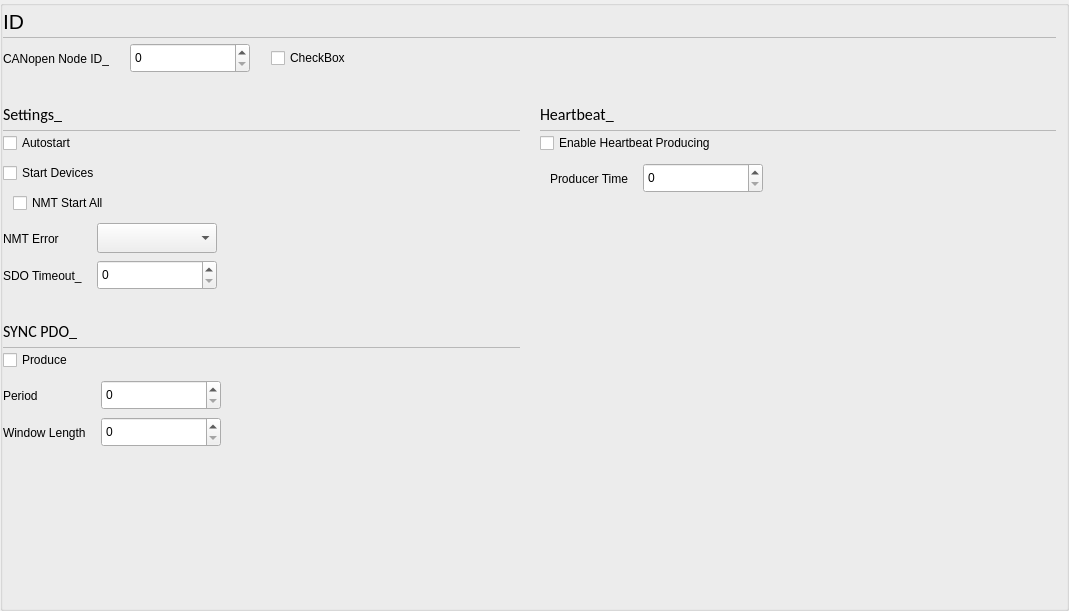
<?xml version="1.0" encoding="UTF-8"?>
<ui version="4.0">
 <class>C_SdNdeCoManagerIntfWidget</class>
 <widget class="QWidget" name="C_SdNdeCoManagerIntfWidget">
  <property name="geometry">
   <rect>
    <x>0</x>
    <y>0</y>
    <width>1069</width>
    <height>611</height>
   </rect>
  </property>
  <property name="windowTitle">
   <string>C_SdNdeCoManagerIntfWidget</string>
  </property>
  <layout class="QVBoxLayout" name="verticalLayout_4">
   <property name="leftMargin">
    <number>0</number>
   </property>
   <property name="topMargin">
    <number>0</number>
   </property>
   <property name="rightMargin">
    <number>0</number>
   </property>
   <property name="bottomMargin">
    <number>0</number>
   </property>
   <item>
    <widget class="stw::opensyde_gui_elements::C_OgeGbxTransparent" name="pc_GroupBox_2">
     <property name="minimumSize">
      <size>
       <width>0</width>
       <height>406</height>
      </size>
     </property>
     <layout class="QVBoxLayout" name="verticalLayout_2" stretch="0,0,0,0">
      <property name="spacing">
       <number>0</number>
      </property>
      <property name="leftMargin">
       <number>0</number>
      </property>
      <property name="topMargin">
       <number>0</number>
      </property>
      <property name="rightMargin">
       <number>10</number>
      </property>
      <property name="bottomMargin">
       <number>0</number>
      </property>
      <item>
       <layout class="QHBoxLayout" name="horizontalLayout_3" stretch="0,1">
        <property name="spacing">
         <number>6</number>
        </property>
        <item>
         <widget class="stw::opensyde_gui_elements::C_OgeLabContextMenuBase" name="pc_LabelCanOpenIdCaption">
          <property name="styleRole" stdset="0">
           <string>heading-group-bold</string>
          </property>
          <property name="minimumSize">
           <size>
            <width>0</width>
            <height>30</height>
           </size>
          </property>
          <property name="maximumSize">
           <size>
            <width>16777215</width>
            <height>30</height>
           </size>
          </property>
          <property name="font">
           <font>
            <family>Segoe UI</family>
            <pointsize>16</pointsize>
           </font>
          </property>
          <property name="text">
           <string>ID</string>
          </property>
         </widget>
        </item>
        <item>
         <spacer name="horizontalSpacer_6">
          <property name="orientation">
           <enum>Qt::Horizontal</enum>
          </property>
          <property name="sizeHint" stdset="0">
           <size>
            <width>40</width>
            <height>10</height>
           </size>
          </property>
         </spacer>
        </item>
       </layout>
      </item>
      <item>
       <layout class="QHBoxLayout" name="horizontalLayout_16">
        <property name="spacing">
         <number>0</number>
        </property>
        <property name="leftMargin">
         <number>0</number>
        </property>
        <property name="topMargin">
         <number>1</number>
        </property>
        <property name="rightMargin">
         <number>0</number>
        </property>
        <item>
         <widget class="stw::opensyde_gui_elements::C_OgeFraSeparator" name="pc_FramSperator1">
          <property name="minimumSize">
           <size>
            <width>0</width>
            <height>1</height>
           </size>
          </property>
          <property name="maximumSize">
           <size>
            <width>16777215</width>
            <height>1</height>
           </size>
          </property>
          <property name="frameShape">
           <enum>QFrame::StyledPanel</enum>
          </property>
          <property name="frameShadow">
           <enum>QFrame::Raised</enum>
          </property>
         </widget>
        </item>
       </layout>
      </item>
      <item>
       <layout class="QHBoxLayout" name="horizontalLayout_9" stretch="0,0,0,0,0,1">
        <property name="spacing">
         <number>6</number>
        </property>
        <property name="topMargin">
         <number>5</number>
        </property>
        <item>
         <widget class="stw::opensyde_gui_elements::C_OgeLabToolTipBase" name="pc_LabelCanOpenId">
          <property name="styleRole" stdset="0">
           <string>group-item</string>
          </property>
          <property name="minimumSize">
           <size>
            <width>0</width>
            <height>31</height>
           </size>
          </property>
          <property name="maximumSize">
           <size>
            <width>16777215</width>
            <height>31</height>
           </size>
          </property>
          <property name="text">
           <string>CANopen Node ID_</string>
          </property>
         </widget>
        </item>
        <item>
         <spacer name="horizontalSpacer_28">
          <property name="orientation">
           <enum>Qt::Horizontal</enum>
          </property>
          <property name="sizeType">
           <enum>QSizePolicy::Fixed</enum>
          </property>
          <property name="sizeHint" stdset="0">
           <size>
            <width>15</width>
            <height>1</height>
           </size>
          </property>
         </spacer>
        </item>
        <item>
         <widget class="stw::opensyde_gui_elements::C_OgeSpxToolTipBase" name="pc_SpinBoxCanOpenId">
          <property name="minimumSize">
           <size>
            <width>120</width>
            <height>30</height>
           </size>
          </property>
          <property name="maximumSize">
           <size>
            <width>120</width>
            <height>30</height>
           </size>
          </property>
          <property name="styleRole" stdset="0">
           <string>spinbox-number</string>
          </property>
         </widget>
        </item>
        <item>
         <spacer name="horizontalSpacer_30">
          <property name="orientation">
           <enum>Qt::Horizontal</enum>
          </property>
          <property name="sizeType">
           <enum>QSizePolicy::Fixed</enum>
          </property>
          <property name="sizeHint" stdset="0">
           <size>
            <width>15</width>
            <height>1</height>
           </size>
          </property>
         </spacer>
        </item>
        <item>
         <widget class="stw::opensyde_gui_elements::C_OgeChxPropertiesSmall" name="pc_CheckBoxSameAsOpensyde">
          <property name="text">
           <string>CheckBox</string>
          </property>
         </widget>
        </item>
        <item>
         <spacer name="horizontalSpacer_9">
          <property name="orientation">
           <enum>Qt::Horizontal</enum>
          </property>
          <property name="sizeHint" stdset="0">
           <size>
            <width>40</width>
            <height>1</height>
           </size>
          </property>
         </spacer>
        </item>
       </layout>
      </item>
      <item>
       <layout class="QHBoxLayout" name="horizontalLayout" stretch="0,0,0">
        <property name="spacing">
         <number>0</number>
        </property>
        <property name="topMargin">
         <number>5</number>
        </property>
        <item>
         <widget class="QWidget" name="pc_LeftWidget" native="true">
          <layout class="QVBoxLayout" name="verticalLayout_3" stretch="0,0,1">
           <property name="spacing">
            <number>5</number>
           </property>
           <property name="leftMargin">
            <number>0</number>
           </property>
           <property name="topMargin">
            <number>0</number>
           </property>
           <property name="rightMargin">
            <number>0</number>
           </property>
           <property name="bottomMargin">
            <number>0</number>
           </property>
           <item>
            <layout class="QVBoxLayout" name="verticalLayoutSettings" stretch="0,0,0">
             <property name="spacing">
              <number>0</number>
             </property>
             <item>
              <layout class="QHBoxLayout" name="horizontalLayout_13" stretch="0,1">
               <property name="spacing">
                <number>6</number>
               </property>
               <property name="topMargin">
                <number>20</number>
               </property>
               <item>
                <widget class="stw::opensyde_gui_elements::C_OgeLabContextMenuBase" name="pc_LabelSettingsCaption">
                 <property name="styleRole" stdset="0">
                  <string>heading-group-bold</string>
                 </property>
                 <property name="minimumSize">
                  <size>
                   <width>0</width>
                   <height>30</height>
                  </size>
                 </property>
                 <property name="maximumSize">
                  <size>
                   <width>16777215</width>
                   <height>30</height>
                  </size>
                 </property>
                 <property name="font">
                  <font>
                   <family>Calibri</family>
                   <pointsize>12</pointsize>
                  </font>
                 </property>
                 <property name="text">
                  <string>Settings_</string>
                 </property>
                </widget>
               </item>
               <item>
                <spacer name="horizontalSpacer_21">
                 <property name="orientation">
                  <enum>Qt::Horizontal</enum>
                 </property>
                 <property name="sizeHint" stdset="0">
                  <size>
                   <width>40</width>
                   <height>1</height>
                  </size>
                 </property>
                </spacer>
               </item>
              </layout>
             </item>
             <item>
              <layout class="QHBoxLayout" name="horizontalLayout_21" stretch="1">
               <property name="spacing">
                <number>0</number>
               </property>
               <property name="leftMargin">
                <number>0</number>
               </property>
               <property name="topMargin">
                <number>1</number>
               </property>
               <item>
                <widget class="stw::opensyde_gui_elements::C_OgeFraSeparator" name="pc_FramSperator1_3">
                 <property name="minimumSize">
                  <size>
                   <width>0</width>
                   <height>1</height>
                  </size>
                 </property>
                 <property name="maximumSize">
                  <size>
                   <width>16777215</width>
                   <height>1</height>
                  </size>
                 </property>
                 <property name="frameShape">
                  <enum>QFrame::StyledPanel</enum>
                 </property>
                 <property name="frameShadow">
                  <enum>QFrame::Raised</enum>
                 </property>
                </widget>
               </item>
              </layout>
             </item>
             <item>
              <layout class="QGridLayout" name="gridLayout">
               <property name="topMargin">
                <number>2</number>
               </property>
               <property name="horizontalSpacing">
                <number>25</number>
               </property>
               <property name="verticalSpacing">
                <number>10</number>
               </property>
               <item row="0" column="0">
                <widget class="stw::opensyde_gui_elements::C_OgeChxPropertiesSmall" name="pc_CheckBoxAutostart">
                 <property name="text">
                  <string>Autostart</string>
                 </property>
                </widget>
               </item>
               <item row="1" column="0">
                <widget class="stw::opensyde_gui_elements::C_OgeChxPropertiesSmall" name="pc_CheckBoxStartDevices">
                 <property name="text">
                  <string>Start Devices</string>
                 </property>
                </widget>
               </item>
               <item row="3" column="0">
                <layout class="QGridLayout" name="gridLayout_3" columnstretch="0,0,1">
                 <property name="verticalSpacing">
                  <number>6</number>
                 </property>
                 <item row="0" column="2">
                  <spacer name="horizontalSpacer_37">
                   <property name="orientation">
                    <enum>Qt::Horizontal</enum>
                   </property>
                   <property name="sizeType">
                    <enum>QSizePolicy::Expanding</enum>
                   </property>
                   <property name="sizeHint" stdset="0">
                    <size>
                     <width>40</width>
                     <height>1</height>
                    </size>
                   </property>
                  </spacer>
                 </item>
                 <item row="1" column="2">
                  <spacer name="horizontalSpacer_38">
                   <property name="orientation">
                    <enum>Qt::Horizontal</enum>
                   </property>
                   <property name="sizeType">
                    <enum>QSizePolicy::Expanding</enum>
                   </property>
                   <property name="sizeHint" stdset="0">
                    <size>
                     <width>40</width>
                     <height>1</height>
                    </size>
                   </property>
                  </spacer>
                 </item>
                 <item row="1" column="1">
                   <widget class="stw::opensyde_gui_elements::C_OgeSpxToolTipBase" name="pc_SpinBoxSDOTimeout">
                    <property name="minimumSize">
                     <size>
                      <width>120</width>
                      <height>30</height>
                     </size>
                    </property>
                    <property name="maximumSize">
                     <size>
                      <width>120</width>
                      <height>30</height>
                     </size>
                    </property>
                    <property name="styleRole" stdset="0">
                     <string>spinbox-number</string>
                    </property>
                   </widget>
                 </item>
                 <item row="1" column="0">
                  <layout class="QHBoxLayout" name="horizontalLayout_4">
                   <item>
                    <widget class="stw::opensyde_gui_elements::C_OgeLabToolTipBase" name="pc_LabelSDOTimeout">
                     <property name="styleRole" stdset="0">
                      <string>group-item</string>
                     </property>
                     <property name="minimumSize">
                      <size>
                       <width>0</width>
                       <height>31</height>
                      </size>
                     </property>
                     <property name="maximumSize">
                      <size>
                       <width>16777215</width>
                       <height>31</height>
                      </size>
                     </property>
                     <property name="text">
                      <string>SDO Timeout_</string>
                     </property>
                    </widget>
                   </item>
                   <item>
                    <spacer name="horizontalSpacer_36">
                     <property name="orientation">
                      <enum>Qt::Horizontal</enum>
                     </property>
                     <property name="sizeType">
                      <enum>QSizePolicy::Fixed</enum>
                     </property>
                     <property name="sizeHint" stdset="0">
                      <size>
                       <width>15</width>
                       <height>1</height>
                      </size>
                     </property>
                    </spacer>
                   </item>
                  </layout>
                 </item>
                 <item row="0" column="0">
                  <layout class="QHBoxLayout" name="horizontalLayout_6">
                   <item>
                    <widget class="stw::opensyde_gui_elements::C_OgeLabToolTipBase" name="pc_LabelNMTErrorBehaviour">
                     <property name="styleRole" stdset="0">
                      <string>group-item</string>
                     </property>
                     <property name="minimumSize">
                      <size>
                       <width>0</width>
                       <height>31</height>
                      </size>
                     </property>
                     <property name="maximumSize">
                      <size>
                       <width>16777215</width>
                       <height>31</height>
                      </size>
                     </property>
                     <property name="text">
                      <string>NMT Error</string>
                     </property>
                    </widget>
                   </item>
                   <item>
                    <spacer name="horizontalSpacer_35">
                     <property name="orientation">
                      <enum>Qt::Horizontal</enum>
                     </property>
                     <property name="sizeType">
                      <enum>QSizePolicy::Fixed</enum>
                     </property>
                     <property name="sizeHint" stdset="0">
                      <size>
                       <width>15</width>
                       <height>1</height>
                      </size>
                     </property>
                    </spacer>
                   </item>
                  </layout>
                 </item>
                 <item row="0" column="1">
                  <widget class="stw::opensyde_gui_elements::C_OgeCbxText" name="pc_ComboBoxNMTErrorBehaviour">
                   <property name="minimumSize">
                    <size>
                     <width>120</width>
                     <height>30</height>
                    </size>
                   </property>
                   <property name="maximumSize">
                    <size>
                     <width>16777215</width>
                     <height>30</height>
                    </size>
                   </property>
                  </widget>
                 </item>
                </layout>
               </item>
               <item row="2" column="0">
                <layout class="QHBoxLayout" name="horizontalLayout_2">
                 <property name="spacing">
                  <number>6</number>
                 </property>
                 <item>
                  <spacer name="horizontalSpacer_13">
                   <property name="orientation">
                    <enum>Qt::Horizontal</enum>
                   </property>
                   <property name="sizeType">
                    <enum>QSizePolicy::Fixed</enum>
                   </property>
                   <property name="sizeHint" stdset="0">
                    <size>
                     <width>10</width>
                     <height>10</height>
                    </size>
                   </property>
                  </spacer>
                 </item>
                 <item>
                  <widget class="stw::opensyde_gui_elements::C_OgeChxPropertiesSmall" name="pc_CheckBoxNMTStartAll">
                   <property name="text">
                    <string>NMT Start All</string>
                   </property>
                  </widget>
                 </item>
                </layout>
               </item>
              </layout>
             </item>
            </layout>
           </item>
           <item>
            <layout class="QVBoxLayout" name="verticalLayoutSycnPdo" stretch="0,0,0">
             <property name="spacing">
              <number>0</number>
             </property>
             <item>
              <layout class="QHBoxLayout" name="horizontalLayout_33" stretch="0,1">
               <property name="spacing">
                <number>6</number>
               </property>
               <property name="topMargin">
                <number>20</number>
               </property>
               <item>
                <widget class="stw::opensyde_gui_elements::C_OgeLabContextMenuBase" name="pc_LabelSYNCPdoCaption">
                 <property name="styleRole" stdset="0">
                  <string>heading-group-bold</string>
                 </property>
                 <property name="minimumSize">
                  <size>
                   <width>0</width>
                   <height>30</height>
                  </size>
                 </property>
                 <property name="maximumSize">
                  <size>
                   <width>16777215</width>
                   <height>30</height>
                  </size>
                 </property>
                 <property name="font">
                  <font>
                   <family>Calibri</family>
                   <pointsize>12</pointsize>
                  </font>
                 </property>
                 <property name="text">
                  <string>SYNC PDO_</string>
                 </property>
                </widget>
               </item>
               <item>
                <spacer name="horizontalSpacer_27">
                 <property name="orientation">
                  <enum>Qt::Horizontal</enum>
                 </property>
                 <property name="sizeHint" stdset="0">
                  <size>
                   <width>40</width>
                   <height>1</height>
                  </size>
                 </property>
                </spacer>
               </item>
              </layout>
             </item>
             <item>
              <layout class="QHBoxLayout" name="horizontalLayout_34" stretch="1">
               <property name="spacing">
                <number>0</number>
               </property>
               <property name="leftMargin">
                <number>0</number>
               </property>
               <property name="topMargin">
                <number>1</number>
               </property>
               <item>
                <widget class="stw::opensyde_gui_elements::C_OgeFraSeparator" name="pc_FramSperator1_9">
                 <property name="minimumSize">
                  <size>
                   <width>0</width>
                   <height>1</height>
                  </size>
                 </property>
                 <property name="maximumSize">
                  <size>
                   <width>16777215</width>
                   <height>1</height>
                  </size>
                 </property>
                 <property name="frameShape">
                  <enum>QFrame::StyledPanel</enum>
                 </property>
                 <property name="frameShadow">
                  <enum>QFrame::Raised</enum>
                 </property>
                </widget>
               </item>
              </layout>
             </item>
             <item>
              <layout class="QGridLayout" name="gridLayout_12">
               <property name="topMargin">
                <number>2</number>
               </property>
               <property name="horizontalSpacing">
                <number>25</number>
               </property>
               <property name="verticalSpacing">
                <number>10</number>
               </property>
               <item row="1" column="0">
                <layout class="QGridLayout" name="gridLayout_13" columnstretch="0,0,1">
                 <property name="verticalSpacing">
                  <number>6</number>
                 </property>
                 <item row="0" column="2">
                  <spacer name="horizontalSpacer_55">
                   <property name="orientation">
                    <enum>Qt::Horizontal</enum>
                   </property>
                   <property name="sizeType">
                    <enum>QSizePolicy::Expanding</enum>
                   </property>
                   <property name="sizeHint" stdset="0">
                    <size>
                     <width>40</width>
                     <height>1</height>
                    </size>
                   </property>
                  </spacer>
                 </item>
                 <item row="1" column="2">
                  <spacer name="horizontalSpacer_56">
                   <property name="orientation">
                    <enum>Qt::Horizontal</enum>
                   </property>
                   <property name="sizeType">
                    <enum>QSizePolicy::Expanding</enum>
                   </property>
                   <property name="sizeHint" stdset="0">
                    <size>
                     <width>40</width>
                     <height>1</height>
                    </size>
                   </property>
                  </spacer>
                 </item>
                 <item row="1" column="1">
                   <widget class="stw::opensyde_gui_elements::C_OgeSpxToolTipBase" name="pc_SpinBoxSYNCWindowLength">
                    <property name="minimumSize">
                     <size>
                      <width>120</width>
                      <height>30</height>
                     </size>
                    </property>
                    <property name="maximumSize">
                     <size>
                      <width>120</width>
                      <height>30</height>
                     </size>
                    </property>
                    <property name="styleRole" stdset="0">
                     <string>spinbox-number</string>
                    </property>
                   </widget>
                 </item>
                 <item row="1" column="0">
                  <layout class="QHBoxLayout" name="horizontalLayout_35">
                   <item>
                    <widget class="stw::opensyde_gui_elements::C_OgeLabToolTipBase" name="pc_LabelSYNCWindowLength">
                     <property name="styleRole" stdset="0">
                      <string>group-item</string>
                     </property>
                     <property name="minimumSize">
                      <size>
                       <width>0</width>
                       <height>31</height>
                      </size>
                     </property>
                     <property name="maximumSize">
                      <size>
                       <width>16777215</width>
                       <height>31</height>
                      </size>
                     </property>
                     <property name="text">
                      <string>Window Length</string>
                     </property>
                    </widget>
                   </item>
                   <item>
                    <spacer name="horizontalSpacer_57">
                     <property name="orientation">
                      <enum>Qt::Horizontal</enum>
                     </property>
                     <property name="sizeType">
                      <enum>QSizePolicy::Fixed</enum>
                     </property>
                     <property name="sizeHint" stdset="0">
                      <size>
                       <width>15</width>
                       <height>1</height>
                      </size>
                     </property>
                    </spacer>
                   </item>
                  </layout>
                 </item>
                 <item row="0" column="0">
                  <layout class="QHBoxLayout" name="horizontalLayout_36">
                   <item>
                    <widget class="stw::opensyde_gui_elements::C_OgeLabToolTipBase" name="pc_LabelSYNCPeriod">
                     <property name="styleRole" stdset="0">
                      <string>group-item</string>
                     </property>
                     <property name="minimumSize">
                      <size>
                       <width>0</width>
                       <height>31</height>
                      </size>
                     </property>
                     <property name="maximumSize">
                      <size>
                       <width>16777215</width>
                       <height>31</height>
                      </size>
                     </property>
                     <property name="text">
                      <string>Period</string>
                     </property>
                    </widget>
                   </item>
                   <item>
                    <spacer name="horizontalSpacer_58">
                     <property name="orientation">
                      <enum>Qt::Horizontal</enum>
                     </property>
                     <property name="sizeType">
                      <enum>QSizePolicy::Fixed</enum>
                     </property>
                     <property name="sizeHint" stdset="0">
                      <size>
                       <width>15</width>
                       <height>1</height>
                      </size>
                     </property>
                    </spacer>
                   </item>
                  </layout>
                 </item>
                 <item row="0" column="1">
                   <widget class="stw::opensyde_gui_elements::C_OgeSpxToolTipBase" name="pc_SpinBoxSYNCPeriod">
                    <property name="minimumSize">
                     <size>
                      <width>120</width>
                      <height>30</height>
                     </size>
                    </property>
                    <property name="maximumSize">
                     <size>
                      <width>120</width>
                      <height>30</height>
                     </size>
                    </property>
                    <property name="styleRole" stdset="0">
                     <string>spinbox-number</string>
                    </property>
                   </widget>
                 </item>
                </layout>
               </item>
               <item row="0" column="0">
                <widget class="stw::opensyde_gui_elements::C_OgeChxPropertiesSmall" name="pc_CheckBoxSYNCProduceEnabled">
                 <property name="text">
                  <string>Produce</string>
                 </property>
                </widget>
               </item>
              </layout>
             </item>
            </layout>
           </item>
           <item>
            <spacer name="verticalSpacer_15">
             <property name="orientation">
              <enum>Qt::Vertical</enum>
             </property>
             <property name="sizeType">
              <enum>QSizePolicy::Expanding</enum>
             </property>
             <property name="sizeHint" stdset="0">
              <size>
               <width>20</width>
               <height>20</height>
              </size>
             </property>
            </spacer>
           </item>
          </layout>
         </widget>
        </item>
        <item>
         <spacer name="horizontalSpacer_5">
          <property name="orientation">
           <enum>Qt::Horizontal</enum>
          </property>
          <property name="sizeType">
           <enum>QSizePolicy::Fixed</enum>
          </property>
          <property name="sizeHint" stdset="0">
           <size>
            <width>20</width>
            <height>20</height>
           </size>
          </property>
         </spacer>
        </item>
        <item>
         <widget class="QWidget" name="pc_RightWidget" native="true">
          <layout class="QVBoxLayout" name="verticalLayout_5">
           <property name="spacing">
            <number>0</number>
           </property>
           <property name="leftMargin">
            <number>0</number>
           </property>
           <property name="topMargin">
            <number>0</number>
           </property>
           <property name="rightMargin">
            <number>0</number>
           </property>
           <property name="bottomMargin">
            <number>0</number>
           </property>
           <item>
            <layout class="QVBoxLayout" name="verticalLayoutHeartbeat" stretch="0,0,0,1">
             <property name="spacing">
              <number>0</number>
             </property>
             <item>
              <layout class="QHBoxLayout" name="horizontalLayout_14" stretch="0,1">
               <property name="spacing">
                <number>6</number>
               </property>
               <property name="topMargin">
                <number>20</number>
               </property>
               <item>
                <widget class="stw::opensyde_gui_elements::C_OgeLabContextMenuBase" name="pc_LabelHeartbeatCaption">
                 <property name="styleRole" stdset="0">
                  <string>heading-group-bold</string>
                 </property>
                 <property name="minimumSize">
                  <size>
                   <width>0</width>
                   <height>30</height>
                  </size>
                 </property>
                 <property name="maximumSize">
                  <size>
                   <width>16777215</width>
                   <height>30</height>
                  </size>
                 </property>
                 <property name="font">
                  <font>
                   <family>Calibri</family>
                   <pointsize>12</pointsize>
                  </font>
                 </property>
                 <property name="text">
                  <string>Heartbeat_</string>
                 </property>
                </widget>
               </item>
               <item>
                <spacer name="horizontalSpacer_22">
                 <property name="orientation">
                  <enum>Qt::Horizontal</enum>
                 </property>
                 <property name="sizeHint" stdset="0">
                  <size>
                   <width>40</width>
                   <height>1</height>
                  </size>
                 </property>
                </spacer>
               </item>
              </layout>
             </item>
             <item>
              <layout class="QHBoxLayout" name="horizontalLayout_24" stretch="1">
               <property name="spacing">
                <number>0</number>
               </property>
               <property name="leftMargin">
                <number>0</number>
               </property>
               <property name="topMargin">
                <number>1</number>
               </property>
               <item>
                <widget class="stw::opensyde_gui_elements::C_OgeFraSeparator" name="pc_FramSperator1_4">
                 <property name="minimumSize">
                  <size>
                   <width>0</width>
                   <height>1</height>
                  </size>
                 </property>
                 <property name="maximumSize">
                  <size>
                   <width>16777215</width>
                   <height>1</height>
                  </size>
                 </property>
                 <property name="frameShape">
                  <enum>QFrame::StyledPanel</enum>
                 </property>
                 <property name="frameShadow">
                  <enum>QFrame::Raised</enum>
                 </property>
                </widget>
               </item>
              </layout>
             </item>
             <item>
              <layout class="QGridLayout" name="gridLayout_2">
               <property name="topMargin">
                <number>2</number>
               </property>
               <property name="horizontalSpacing">
                <number>25</number>
               </property>
               <property name="verticalSpacing">
                <number>10</number>
               </property>
               <item row="1" column="0">
                <layout class="QHBoxLayout" name="horizontalLayout_8">
                 <item>
                  <spacer name="horizontalSpacer_18">
                   <property name="orientation">
                    <enum>Qt::Horizontal</enum>
                   </property>
                   <property name="sizeType">
                    <enum>QSizePolicy::Fixed</enum>
                   </property>
                   <property name="sizeHint" stdset="0">
                    <size>
                     <width>10</width>
                     <height>10</height>
                    </size>
                   </property>
                  </spacer>
                 </item>
                 <item>
                  <widget class="stw::opensyde_gui_elements::C_OgeLabToolTipBase" name="pc_LabelProducerTime">
                   <property name="styleRole" stdset="0">
                    <string>group-item</string>
                   </property>
                   <property name="minimumSize">
                    <size>
                     <width>0</width>
                     <height>31</height>
                    </size>
                   </property>
                   <property name="maximumSize">
                    <size>
                     <width>16777215</width>
                     <height>30</height>
                    </size>
                   </property>
                   <property name="text">
                    <string>Producer Time</string>
                   </property>
                  </widget>
                 </item>
                 <item>
                  <spacer name="horizontalSpacer_19">
                   <property name="orientation">
                    <enum>Qt::Horizontal</enum>
                   </property>
                   <property name="sizeType">
                    <enum>QSizePolicy::Fixed</enum>
                   </property>
                   <property name="sizeHint" stdset="0">
                    <size>
                     <width>15</width>
                     <height>10</height>
                    </size>
                   </property>
                  </spacer>
                 </item>
                 <item>
                   <widget class="stw::opensyde_gui_elements::C_OgeSpxToolTipBase" name="pc_SpinBoxProducerTime">
                    <property name="minimumSize">
                     <size>
                      <width>120</width>
                      <height>30</height>
                     </size>
                    </property>
                    <property name="maximumSize">
                     <size>
                      <width>120</width>
                      <height>30</height>
                     </size>
                    </property>
                    <property name="styleRole" stdset="0">
                     <string>spinbox-number</string>
                    </property>
                   </widget>
                 </item>
                 <item>
                  <spacer name="horizontalSpacer_10">
                   <property name="orientation">
                    <enum>Qt::Horizontal</enum>
                   </property>
                   <property name="sizeHint" stdset="0">
                    <size>
                     <width>40</width>
                     <height>1</height>
                    </size>
                   </property>
                  </spacer>
                 </item>
                </layout>
               </item>
               <item row="1" column="1">
                <spacer name="horizontalSpacer_33">
                 <property name="orientation">
                  <enum>Qt::Horizontal</enum>
                 </property>
                 <property name="sizeHint" stdset="0">
                  <size>
                   <width>40</width>
                   <height>1</height>
                  </size>
                 </property>
                </spacer>
               </item>
               <item row="0" column="0">
                <widget class="stw::opensyde_gui_elements::C_OgeChxPropertiesSmall" name="pc_CheckBoxEnableHeartbeatProducing">
                 <property name="text">
                  <string>Enable Heartbeat Producing</string>
                 </property>
                </widget>
               </item>
               <item row="0" column="1">
                <spacer name="horizontalSpacer_32">
                 <property name="orientation">
                  <enum>Qt::Horizontal</enum>
                 </property>
                 <property name="sizeHint" stdset="0">
                  <size>
                   <width>40</width>
                   <height>1</height>
                  </size>
                 </property>
                </spacer>
               </item>
              </layout>
             </item>
             <item>
              <spacer name="verticalSpacer_17">
               <property name="orientation">
                <enum>Qt::Vertical</enum>
               </property>
               <property name="sizeType">
                <enum>QSizePolicy::Expanding</enum>
               </property>
               <property name="sizeHint" stdset="0">
                <size>
                 <width>20</width>
                 <height>20</height>
                </size>
               </property>
              </spacer>
             </item>
            </layout>
           </item>
          </layout>
         </widget>
        </item>
       </layout>
      </item>
     </layout>
    </widget>
   </item>
  </layout>
 </widget>
 <customwidgets>
  <customwidget>
   <class>stw::opensyde_gui_elements::C_OgeLabContextMenuBase</class>
   <extends>QLabel</extends>
   <header>C_OgeLabContextMenuBase.hpp</header>
  </customwidget>
  <customwidget>
   <class>stw::opensyde_gui_elements::C_OgeFraSeparator</class>
   <extends>QFrame</extends>
   <header>C_OgeFraSeparator.hpp</header>
   <container>1</container>
  </customwidget>
  <customwidget>
   <class>stw::opensyde_gui_elements::C_OgeLabToolTipBase</class>
   <extends>QLabel</extends>
   <header>C_OgeLabToolTipBase.hpp</header>
  </customwidget>
  <customwidget>
   <class>stw::opensyde_gui_elements::C_OgeCbxText</class>
   <extends>QComboBox</extends>
   <header>C_OgeCbxText.hpp</header>
  </customwidget>
  <customwidget>
   <class>stw::opensyde_gui_elements::C_OgeGbxTransparent</class>
   <extends>QGroupBox</extends>
   <header>C_OgeGbxTransparent.hpp</header>
   <container>1</container>
  </customwidget>
   <customwidget>
    <class>stw::opensyde_gui_elements::C_OgeSpxToolTipBase</class>
    <extends>QSpinBox</extends>
    <header>C_OgeSpxToolTipBase.hpp</header>
   </customwidget>
  <customwidget>
   <class>stw::opensyde_gui_elements::C_OgeChxPropertiesSmall</class>
   <extends>QCheckBox</extends>
   <header>C_OgeChxPropertiesSmall.hpp</header>
  </customwidget>
 </customwidgets>
 <resources/>
 <connections/>
</ui>
